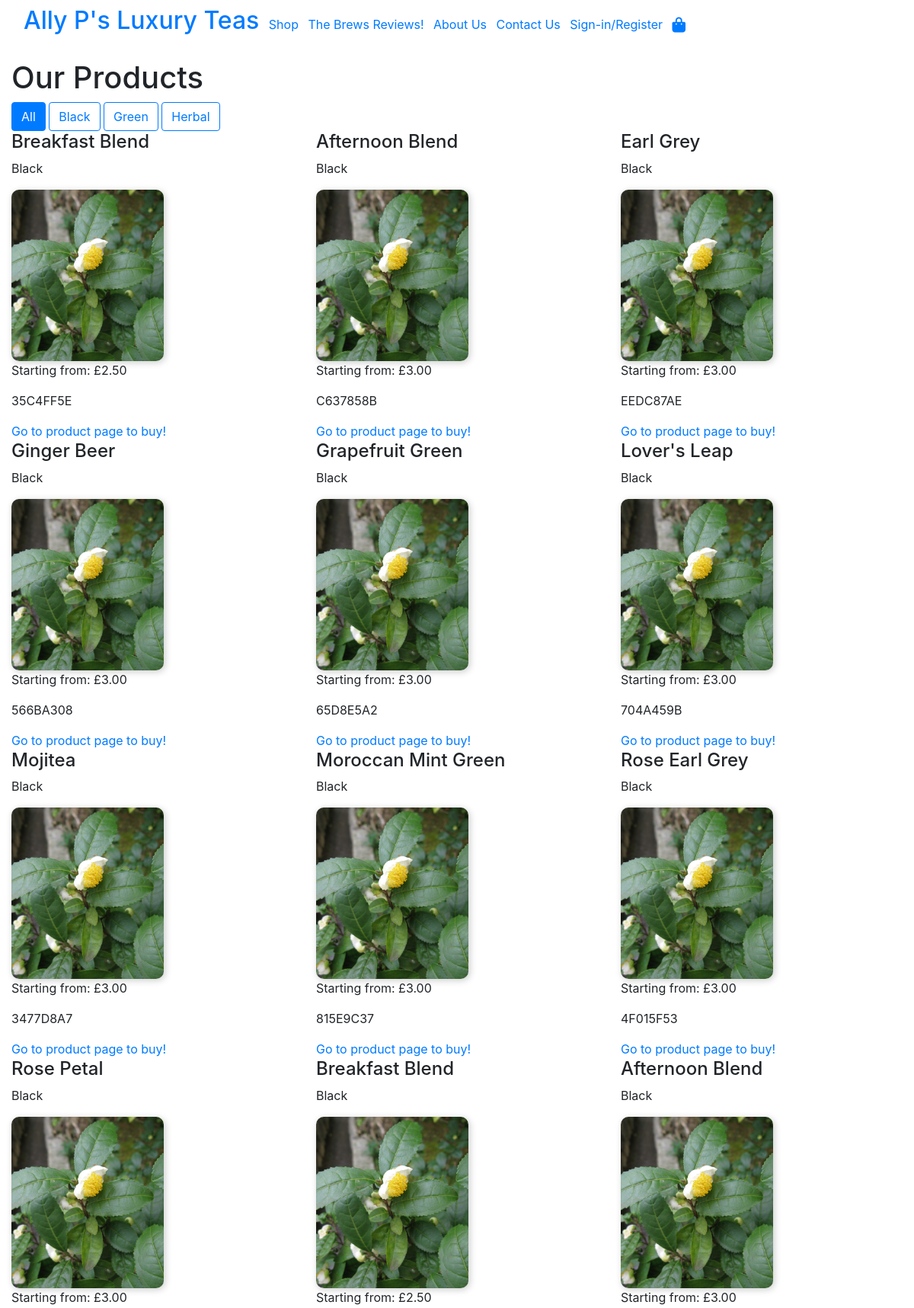
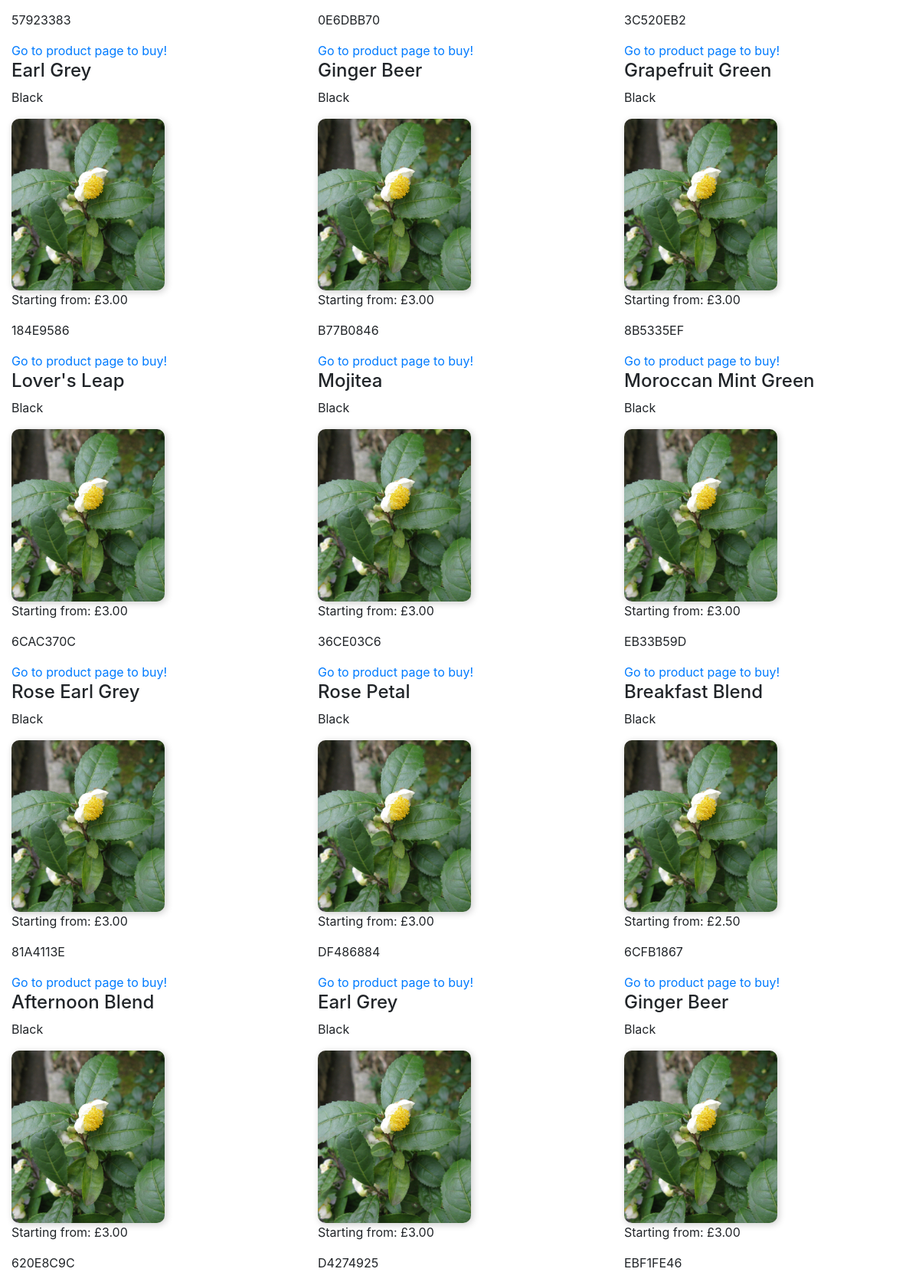
The app's page /shop/ (upper part) with its own data (2 pictures, top to bottom).
### shop/models.py (models this page shows, shortened)
class Product(models.Model):
    TYPES = ((0, "Black"), (1, "Green"), (2, "Herbal"))
    name = models.CharField(max_length=65)
    sku = models.CharField(
        max_length=8,
        unique=True,
        default=generate_sku,
    )
    tea_type = models.IntegerField(choices=TYPES, default=0)
    base_price_number = models.DecimalField(max_digits=4, decimal_places=2)
    picture = models.ImageField(
        upload_to=product_image_upload_path,
        default='camellia-sinensis.jpg',
        blank=True,
    )

### shop/views.py (the view)
# urls.py: path("shop/", include("shop.urls")),
def shop(request):
    tea_type = request.GET.get("type")  # Get selected type from URL parameters
    if tea_type is not None:
        products = Product.objects.filter(tea_type=tea_type)
    else:
        products = Product.objects.all()  # Show all products if no filter
    tea_types = Product.TYPES  # Get available types from the model
    context = {
        'products': products,
        'tea_types': tea_types,
        'selected_type': tea_type,
    }
    return render(request, 'shop/shop.html', context)

### bag/contexts.py (called while the page is built, shortened)
def bag_contents(request):
    bag = request.session.get("bag", {})
    sample_product_id = request.session.get("sample_product_id")
    sample_added = bool(sample_product_id)
    bag_items = []
    total = 0
    total_items = 0
    total = round(total, 2)
    if total_items <= 1 and sample_added:
        sample_added = False
        request.session.pop("sample_product_id", None)
    context = {
        "bag_items": bag_items,
        "total_items": total_items,
        "total": total,
        "sample_added": sample_added,
        "sample_product": sample_product if sample_added else None,
    }
    return context

### shop/templates/shop/shop.html
{% extends "base.html" %}
{% block content %}
<div class="container-fluid">
<h1>Our Products</h1>
<div>
    <a href="{% url 'shop' %}" class="btn {% if not selected_type %}btn-primary{% else %}btn-outline-primary{% endif %}">
        All
    </a>
    {% for type_value, type_name in tea_types %}
        <a href="?type={{ type_value }}" class="btn {% if selected_type == type_value|stringformat:"s" %}btn-primary{% else %}btn-outline-primary{% endif %}">
            {{ type_name }}
        </a>
    {% endfor %}
</div>
<div class="row">
    {% for product in products %}
    <div class="product col-12 col-md-6 col-lg-4">
        <h4>{{ product.name }}</h4>
        <p>{{ product.get_tea_type_display }}</p>
        <img src="{{ product.picture.url }}" alt="{{ product.name }}" class="shop-img" width="200px" height="auto">
        <p>Starting from: £{{ product.base_price_number }}</p>
        <p>{{ product.sku }}</p>
        <a href="{% url 'product_detail' sku=product.sku %}">Go to product page to buy!</a>
    </div>
    {% endfor %}
</div>
</div>
{% endblock content %}

### static/css/base.css (style rules this page uses)
.shop-img { border-radius: 10px; box-shadow: 2px 2px 10px rgba(0, 0, 0, 0.2); }

### records on screen
Product: name "Breakfast Blend", tea_type "Black", picture (picture), base_price_number "2.50", sku "35C4FF5E"
Product: name "Afternoon Blend", tea_type "Black", picture (picture), base_price_number "3.00", sku "C637858B"
Product: name "Earl Grey", tea_type "Black", picture (picture), base_price_number "3.00", sku "EEDC87AE"
Product: name "Ginger Beer", tea_type "Black", picture (picture), base_price_number "3.00", sku "566BA308"
Product: name "Grapefruit Green", tea_type "Black", picture (picture), base_price_number "3.00", sku "65D8E5A2"
Product: name "Lover's Leap", tea_type "Black", picture (picture), base_price_number "3.00", sku "704A459B"
Product: name "Mojitea", tea_type "Black", picture (picture), base_price_number "3.00", sku "3477D8A7"
Product: name "Moroccan Mint Green", tea_type "Black", picture (picture), base_price_number "3.00", sku "815E9C37"
Product: name "Rose Earl Grey", tea_type "Black", picture (picture), base_price_number "3.00", sku "4F015F53"
Product: name "Rose Petal", tea_type "Black", picture (picture), base_price_number "3.00", sku "57923383"
Product: name "Breakfast Blend", tea_type "Black", picture (picture), base_price_number "2.50", sku "0E6DBB70"
Product: name "Afternoon Blend", tea_type "Black", picture (picture), base_price_number "3.00", sku "3C520EB2"
Product: name "Earl Grey", tea_type "Black", picture (picture), base_price_number "3.00", sku "184E9586"
Product: name "Ginger Beer", tea_type "Black", picture (picture), base_price_number "3.00", sku "B77B0846"
Product: name "Grapefruit Green", tea_type "Black", picture (picture), base_price_number "3.00", sku "8B5335EF"
Product: name "Lover's Leap", tea_type "Black", picture (picture), base_price_number "3.00", sku "6CAC370C"
Product: name "Mojitea", tea_type "Black", picture (picture), base_price_number "3.00", sku "36CE03C6"
Product: name "Moroccan Mint Green", tea_type "Black", picture (picture), base_price_number "3.00", sku "EB33B59D"
Product: name "Rose Earl Grey", tea_type "Black", picture (picture), base_price_number "3.00", sku "81A4113E"
Product: name "Rose Petal", tea_type "Black", picture (picture), base_price_number "3.00", sku "DF486884"
Product: name "Breakfast Blend", tea_type "Black", picture (picture), base_price_number "2.50", sku "6CFB1867"
Product: name "Afternoon Blend", tea_type "Black", picture (picture), base_price_number "3.00", sku "620E8C9C"
Product: name "Earl Grey", tea_type "Black", picture (picture), base_price_number "3.00", sku "D4274925"
Product: name "Ginger Beer", tea_type "Black", picture (picture), base_price_number "3.00", sku "EBF1FE46"

### other values on screen
{{ type_name }} "Black" "Green" "Herbal"
